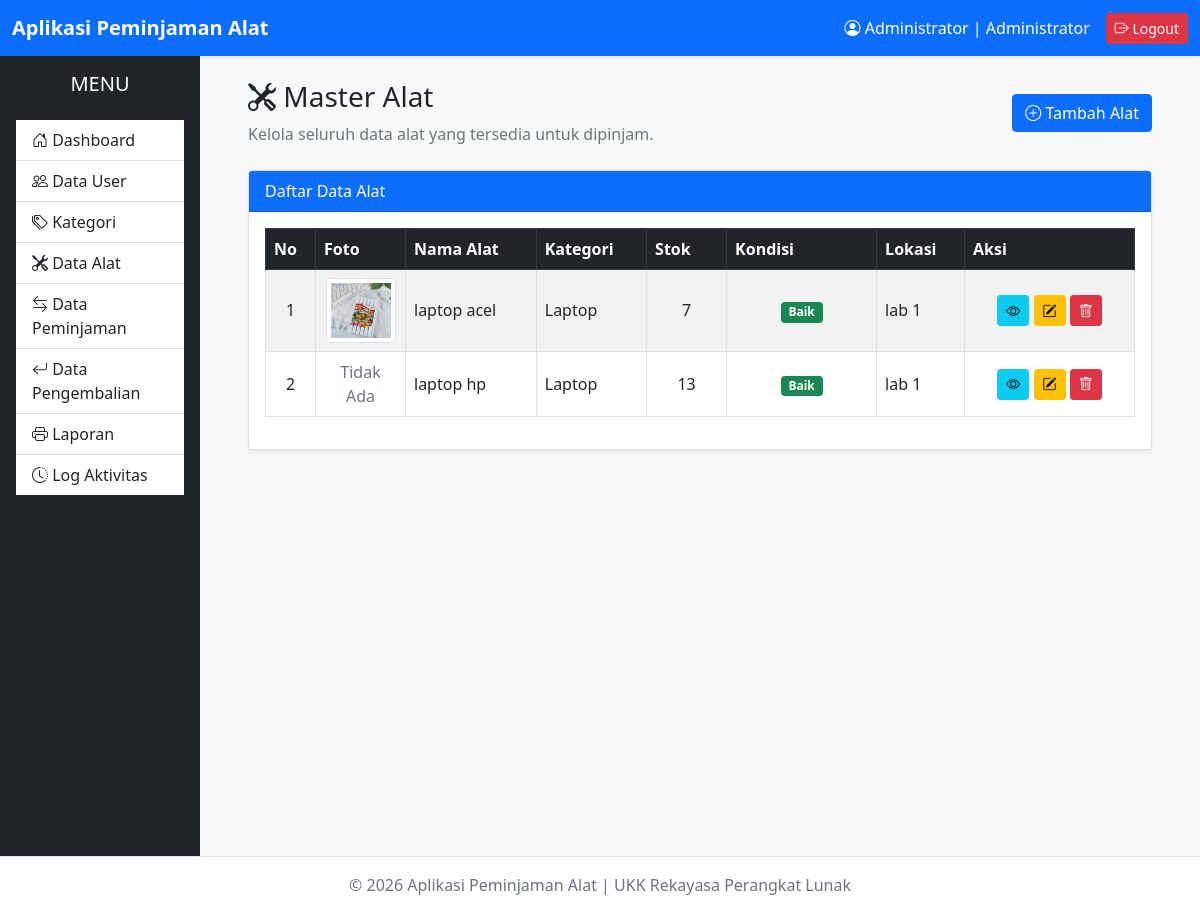
/administrator/alat/index.php (signed in), run on the app's committed database.
### tables this page shows
CREATE TABLE `alat` (
  `id_alat` int(11) NOT NULL,
  `id_kategori` int(11) NOT NULL,
  `nama_alat` varchar(150) NOT NULL,
  `stok` int(11) NOT NULL DEFAULT 0,
  `kondisi` enum('Baik','Rusak Ringan','Rusak Berat') DEFAULT 'Baik',
  `lokasi` varchar(100) DEFAULT NULL,
  `foto` varchar(255) DEFAULT NULL,
  `created_at` timestamp NOT NULL DEFAULT current_timestamp(),
  `updated_at` timestamp NOT NULL DEFAULT current_timestamp() ON UPDATE current_timestamp()
);

CREATE TABLE `kategori` (
  `id_kategori` int(11) NOT NULL,
  `nama_kategori` varchar(100) NOT NULL
);

### administrator/alat/index.php (the view, shortened to what this page needs)
<?php
require_once '../../config/database.php';
$query = "
SELECT
    a.id_alat,
    a.nama_alat,
    a.stok,
    a.kondisi,
    a.lokasi,
    a.foto,
    k.nama_kategori
FROM alat a
INNER JOIN kategori k
ON a.id_kategori = k.id_kategori
ORDER BY a.nama_alat ASC
";
$result = $conn->query($query);
require_once '../../layouts/header.php';
require_once '../../layouts/navbar.php';
require_once '../../layouts/sidebar.php';
?>
<div class="container-fluid">
    <div class="d-flex justify-content-between align-items-center mb-4">
        <div>
            <h3>
                <i class="bi bi-tools"></i>
                Master Alat
            </h3>
            <p class="text-muted mb-0">
                Kelola seluruh data alat yang tersedia untuk dipinjam.
            </p>
        </div>
        <a href="tambah.php" class="btn btn-primary">
            <i class="bi bi-plus-circle"></i>
            Tambah Alat
        </a>
    </div>
    <div class="card shadow-sm">
        <div class="card-header bg-primary text-white">
            Daftar Data Alat
        </div>
        <div class="card-body">
            <div class="table-responsive">
                <table class="table table-bordered table-hover table-striped align-middle">
                    <thead class="table-dark">
                        <tr>
                            <th width="50">No</th>
                            <th width="90">Foto</th>
                            <th>Nama Alat</th>
                            <th>Kategori</th>
                            <th width="80">Stok</th>
                            <th width="150">Kondisi</th>
                            <th>Lokasi</th>
                            <th width="170">Aksi</th>
                        </tr>
                    </thead>
                    <tbody>
                        <?php
                    $no = 1;
                    if($result->num_rows > 0):
                    while($row = $result->fetch_assoc()):
                    ?>
                        <tr>
                            <td class="text-center">
                                <?= $no++ ?>
                            </td>
                            <td class="text-center">
                                <?php
                            $foto = "../../assets/img/alat/" . $row['foto'];
                            if(!empty($row['foto']) && file_exists($foto)):
                            ?>
                                <img src="<?= $foto ?>" class="img-thumbnail" width="70">
                                <?php else: ?>
                                <span class="text-muted">Tidak Ada</span>
                                <?php endif; ?>
                            </td>
                            <td>
                                <?= htmlspecialchars($row['nama_alat']) ?>
                            </td>
                            <td>
                                <?= htmlspecialchars($row['nama_kategori']) ?>
                            </td>
                            <td class="text-center">
                                <?= htmlspecialchars($row['stok']) ?>
                            </td>
                            <td class="text-center">
                                <?php
                                switch ($row['kondisi']) {
                                    case 'Baik':
                                        echo '<span class="badge bg-success">Baik</span>';
                                        break;
                                }
                                ?>
                            </td>
                            <td>
                                <?= htmlspecialchars($row['lokasi']) ?>
                            </td>
                            <td class="text-center">
                                <a href="detail.php?id=<?= $row['id_alat'] ?>" class="btn btn-info btn-sm">
                                    <i class="bi bi-eye"></i>
                                </a>
                                <a href="edit.php?id=<?= $row['id_alat'] ?>" class="btn btn-warning btn-sm">
                                    <i class="bi bi-pencil-square"></i>
                                </a>
                                <a href="hapus.php?id=<?= $row['id_alat'] ?>" class="btn btn-danger btn-sm"
                                    onclick="return confirm('Yakin ingin menghapus data alat ini?')">
                                    <i class="bi bi-trash"></i>
                                </a>
                            </td>
                        </tr>
                        <?php
                    endwhile;
                        endif; ?>
                    </tbody>
                </table>
            </div>
        </div>
    </div>
</div>
<?php
require_once '../../layouts/footer.php';
?>

### data on the page
alat: foto (picture), nama_alat "laptop acel", id_kategori.nama_kategori "Laptop", stok "7", kondisi "Baik", lokasi "lab 1"
alat: shows "Tidak Ada", nama_alat "laptop hp", id_kategori.nama_kategori "Laptop", stok "13", kondisi "Baik", lokasi "lab 1"

### other printed values
$_SESSION['nama_lengkap'] "Administrator"
$_SESSION['level'] "Administrator"
